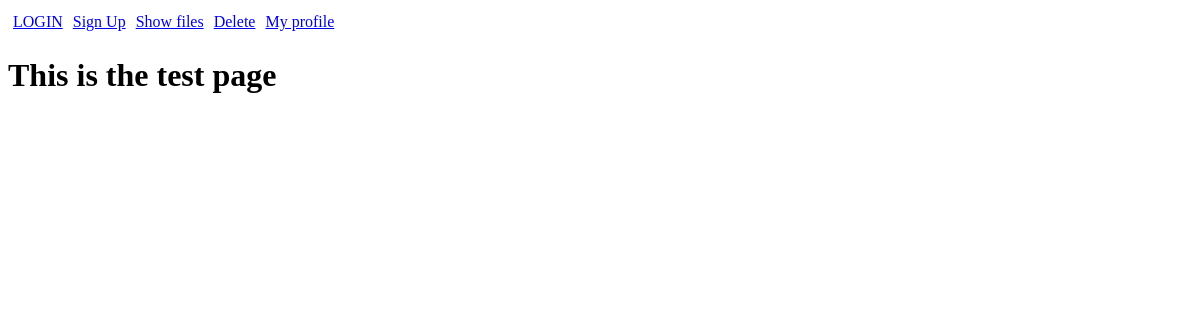
/test, run on an earlier commit of the app's database.
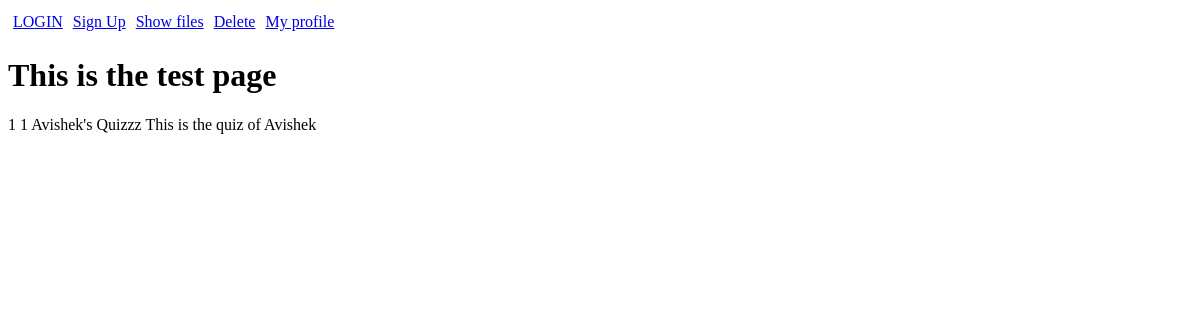
And on a later commit of the database.
### website/models.py (models this page shows)
class Quiz(db.Model):
    __tablename__ = 'quizzes'
    quiz_id = db.Column(db.Integer, primary_key=True)
    user_id = db.Column(db.Integer, db.ForeignKey('users.id'))
    quiz_title = db.Column(db.String)
    quiz_description = db.Column(db.String)
    user = db.relationship("User", backref="quizzes")

### website/auth.py (the view)
@auth.route('/test')
def test():
    query1 = User.query.count()
    query2 = Quiz.query.all()
    query3 = Question.query.count()
    query4 = Option.query.count()
    return render_template('test.html', message1 = query1 , message2 = query2,message3 = query3,message4 = query4, user = current_user)

### website/templates/test.html (shortened to what this page needs)
{%extends "base.html"%}
{%block content%}
<h1>This is the test page</h1>
{% for x in message2 %}
    {{x.quiz_id}}
    {{x.user_id}}
    {{x.quiz_title}}
    {{x.quiz_description}}
{%endfor%}
{%endblock%}

### website/templates/base.html (shortened to what this page needs)
  <!DOCTYPE html>
<html lang="en">
  <head>
    <link rel="stylesheet" href= "{{ url_for('static',filename='styles/style.css') }}">
   </head>
  <body>
        <div class="navbar" id="navbar">
            <div class="link_container">
              {% if user.is_authenticated %}
              <a class="nav-item nav-link" id="home" href="/">HOME</a>
              <a class="nav-item nav-link" id="logout" href="/logout">LOGOUT</a>
              <a class="nav-item" id="quizmaker" href="/quizmaker">MAKE QUIZ</a>
                {%else%}
                <a class="nav-item nav-link" id="login" href="/login">LOGIN</a>
                <a class="nav-item nav-link" id="signUp" href="/sign-up">Sign Up</a>
                {%endif%}
                <a class="nav-item nav-link" id="test" href="/test">Show files</a>
                <a class="nav-item nav-link" id="delete" href="/delete">Delete</a>
                <a class="nav-item nav-link" id="profile" href="/profile">My profile</a>
            </div>
        </div>
    <div class="container">
    {% block content%}
    {%endblock%}
    </div>
  </body>
</html>

### website/static/styles/style.css (style rules this page uses)
.link_container { display: flex; flex-direction: row; }
.nav-item { margin: 5px; }

What changed in the data, as far as the page shows it:
added Quiz: quiz_id "1", user_id "1", quiz_title "Avishek's Quizzz", quiz_description "This is the quiz of Avishek"
